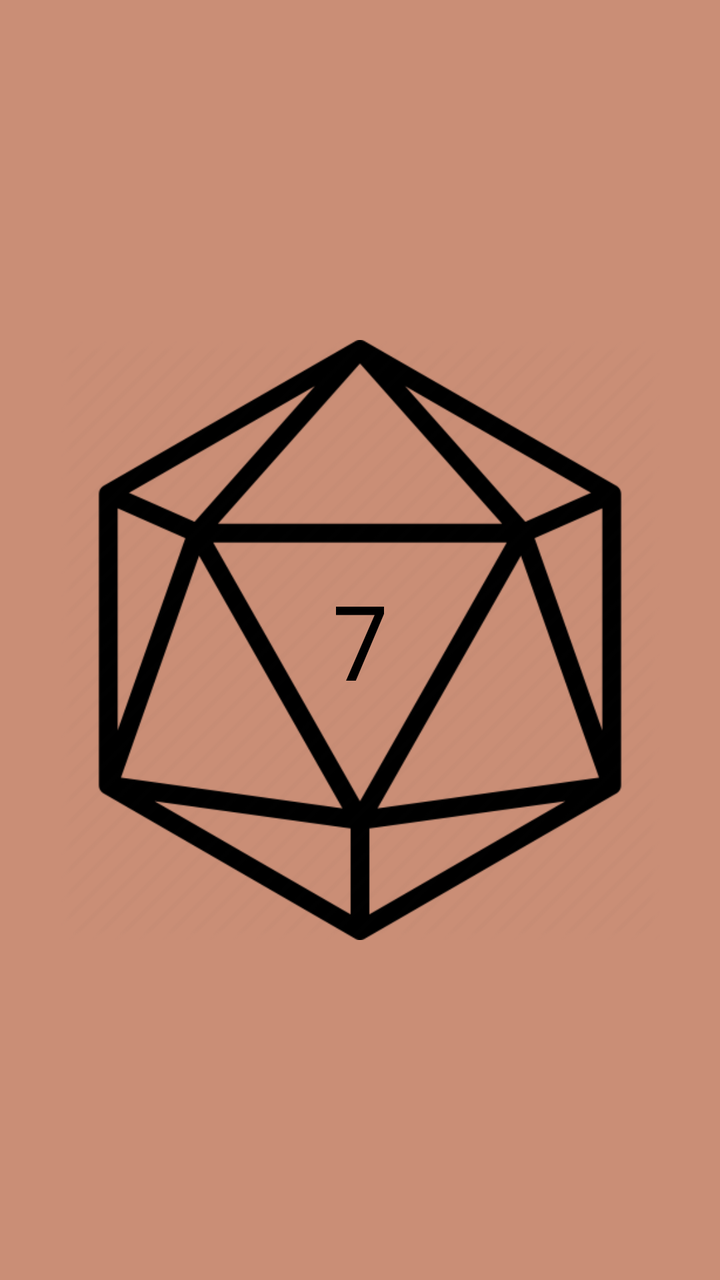
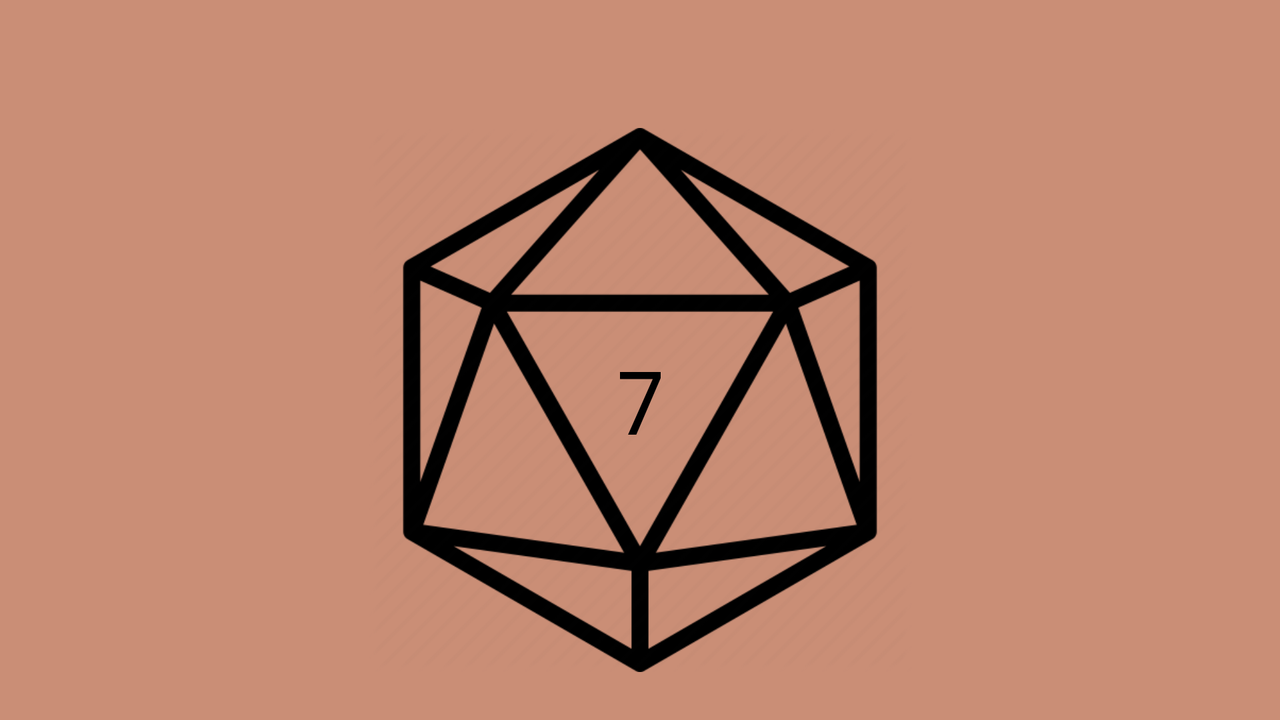

An Android layout and its configuration variant, each rendered on a device that would load it. The default file and the variant file are quoted in full after the pictures.
<!-- AndroidManifest.xml: application theme AppTheme -->
<!-- res/layout/activity_main.xml -->
<?xml version="1.0" encoding="utf-8"?>
<androidx.constraintlayout.widget.ConstraintLayout xmlns:android="http://schemas.android.com/apk/res/android"
    xmlns:app="http://schemas.android.com/apk/res-auto"
    xmlns:tools="http://schemas.android.com/tools"
    android:layout_width="match_parent"
    android:layout_height="match_parent"
    tools:context=".MainActivity"
    android:background="@color/lightRed">

    <ImageView
        android:id="@+id/diceImage"
        android:layout_width="300dp"
        android:layout_height="300dp"
        android:contentDescription="@string/dice_image_c_desc"
        android:src="@drawable/d20image"
        app:layout_constraintBottom_toBottomOf="parent"
        app:layout_constraintLeft_toLeftOf="parent"
        app:layout_constraintRight_toRightOf="parent"
        app:layout_constraintTop_toTopOf="parent" />

    <TextView
        android:id="@+id/diceValueTextView"
        android:layout_width="wrap_content"
        android:layout_height="wrap_content"
        android:fontFamily="monospace"
        android:text="@string/dice_default_value"
        android:textColor="@android:color/black"
        android:textSize="52sp"
        app:layout_constraintBottom_toBottomOf="@+id/diceImage"
        app:layout_constraintEnd_toEndOf="@+id/diceImage"
        app:layout_constraintStart_toStartOf="@+id/diceImage"
        app:layout_constraintTop_toTopOf="@+id/diceImage" />

</androidx.constraintlayout.widget.ConstraintLayout>
<!-- resources referenced by this layout -->
<resources>
  <color name="lightRed">#CA8E76</color>
  <!-- drawable d20image: png bitmap (drawable-v24, 47252 bytes) -->
  <string name="dice_default_value">7</string>
  <string name="dice_image_c_desc">background dice image</string>
  <style name="AppTheme" parent="Theme.AppCompat.Light.DarkActionBar">
          
          <item name="colorPrimary">@color/colorPrimary</item>
          <item name="colorPrimaryDark">@color/colorPrimaryDark</item>
          <item name="colorAccent">@color/colorAccent</item>
      </style>
  <color name="colorPrimary">#C92C00</color>
  <color name="colorPrimaryDark">#881F02</color>
  <color name="colorAccent">#FD5858</color>
</resources>
<!-- res/layout-land/activity_main.xml (the repository's variant of the layout above) -->
<!-- drawn on the phone turned sideways -->
<?xml version="1.0" encoding="utf-8"?>
<androidx.constraintlayout.widget.ConstraintLayout xmlns:android="http://schemas.android.com/apk/res/android"
    xmlns:app="http://schemas.android.com/apk/res-auto"
    xmlns:tools="http://schemas.android.com/tools"
    android:layout_width="match_parent"
    android:layout_height="match_parent"
    tools:context=".MainActivity"
    android:background="@color/lightRed">

    <TextView
        android:id="@+id/criticalValueTextView"
        android:layout_width="wrap_content"
        android:layout_height="wrap_content"
        android:layout_marginTop="24dp"
        android:layout_marginBottom="24dp"
        android:fontFamily="sans-serif-medium"
        android:text="@string/critical_value_default"
        android:textColor="#6B0808"
        android:textSize="30sp"
        app:layout_constraintBottom_toTopOf="@+id/diceImage"
        app:layout_constraintEnd_toEndOf="parent"
        app:layout_constraintStart_toStartOf="parent"
        app:layout_constraintTop_toTopOf="parent" />

    <ImageView
        android:id="@+id/diceImage"
        android:layout_width="wrap_content"
        android:layout_height="0dp"
        android:layout_marginTop="64dp"
        android:layout_marginBottom="24dp"
        android:contentDescription="@string/dice_image_c_desc"
        android:src="@drawable/d20image"
        app:layout_constraintBottom_toBottomOf="parent"
        app:layout_constraintLeft_toLeftOf="parent"
        app:layout_constraintRight_toRightOf="parent"
        app:layout_constraintTop_toTopOf="parent" />

    <TextView
        android:id="@+id/diceValueTextView"
        android:layout_width="wrap_content"
        android:layout_height="wrap_content"
        android:fontFamily="monospace"
        android:text="@string/dice_default_value"
        android:textColor="@android:color/black"
        android:textSize="44sp"
        app:layout_constraintBottom_toBottomOf="@+id/diceImage"
        app:layout_constraintEnd_toEndOf="@+id/diceImage"
        app:layout_constraintStart_toStartOf="@+id/diceImage"
        app:layout_constraintTop_toTopOf="@+id/diceImage" />

</androidx.constraintlayout.widget.ConstraintLayout>
<!-- resources referenced by the variant -->
<!-- as the phone turned sideways resolves them -->
<resources>
  <color name="lightRed">#CA8E76</color>
  <!-- drawable d20image: png bitmap (drawable-v24, 47252 bytes) -->
  <string name="critical_value_default" />
  <string name="dice_default_value">7</string>
  <string name="dice_image_c_desc">background dice image</string>
  <style name="AppTheme" parent="Theme.AppCompat.Light.DarkActionBar">
          
          <item name="colorPrimary">@color/colorPrimary</item>
          <item name="colorPrimaryDark">@color/colorPrimaryDark</item>
          <item name="colorAccent">@color/colorAccent</item>
      </style>
  <color name="colorPrimary">#C92C00</color>
  <color name="colorPrimaryDark">#881F02</color>
  <color name="colorAccent">#FD5858</color>
</resources>
